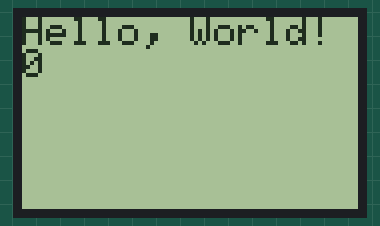
Bench run of a sketch on a simulated Arduino Uno, built with avr-gcc and run on an emulated ATmega328P. Parts: 84×48 one-colour display.

Above: at 0.13 s.
At 4.95 s:
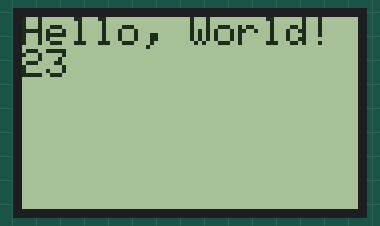
At 9.99 s:
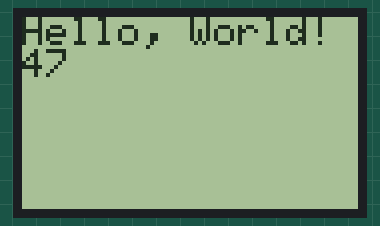
At 20.06 s:
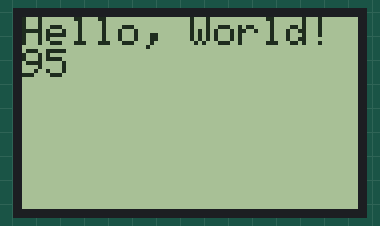
At 29.95 s:
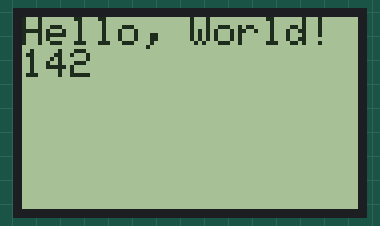
At 39.84 s:
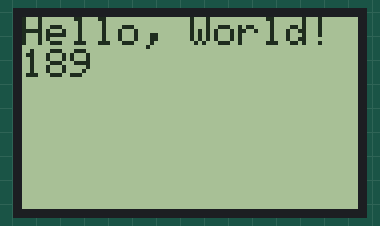

The sketch:

Nokia5110_Display.ino
```cpp
// (licence header left out)
#include <PCD8544.h>
static PCD8544 lcd;


void setup() {
  // PCD8544-compatible displays may have a different resolution...
  lcd.begin(84, 48);
}


void loop() {
  // Just to show the program is alive...
  static int counter = 0;

  // Write a piece of text on the first line...
  lcd.setCursor(0, 0);
  lcd.print("Hello, World!");

  // Write the counter on the second line...
  lcd.setCursor(0, 1);
  lcd.print(counter, DEC);

  // Use a potentiometer to set the LCD contrast...
  // short level = map(analogRead(A0), 0, 1023, 0, 127);
  // lcd.setContrast(level);

  delay(200);
  counter++;
}
```
